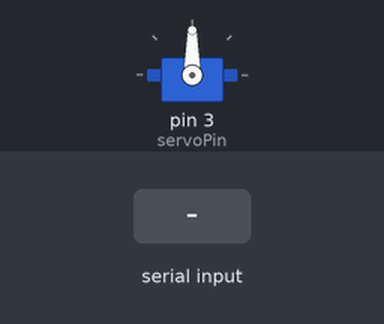
This sketch was run on a simulated Arduino Uno, built with avr-gcc and run on an emulated ATmega328P. Parts: servo. Inputs (shaded band) come from the test bench. What the sketch prints to the serial monitor is not drawn.

Above: at 1.2 s.
1.3 s: "30,150\n" received over Serial
At 1.8 s:
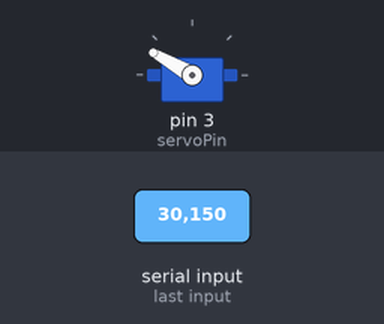
At 2.6 s:
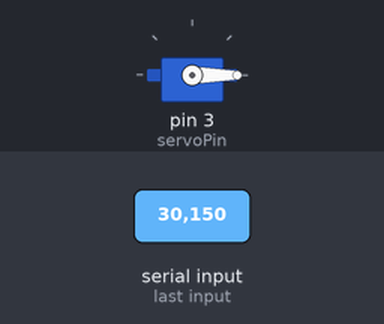
3.8 s: "90,45\n" received over Serial
At 4.6 s:
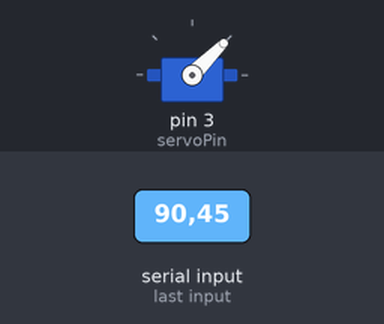
Timing chart, 0 to 6.8 s (numbered marks = the images above; inputs shaded):
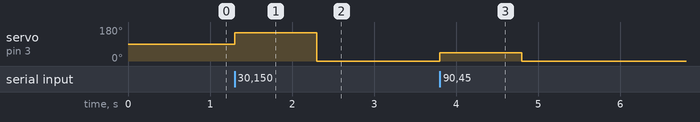

The sketch:

servorun.ino
```cpp
#include <Servo.h>

Servo myServo;
int servoPin = 3;  // Pin connected to the servo control wire
int angle;

void setup() {
  myServo.attach(servoPin);  // Attach the servo to the pin
  Serial.begin(115200);  // Start serial communication at 9600 baud
  Serial.println("hi");
}

void loop() {
  if (Serial.available() > 0) {
    angle = Serial.parseInt();  // Read the integer from the serial input
    if (angle >= 0 && angle <= 180) {
      myServo.write(angle);  // Move the servo to the specified angle
    }
  }
}
```

Measured:
- after the input at 1.3 s, servo on pin 3 (servoPin): 90° → 150° at once, → 0° 1.0 s later
- after the input at 3.8 s, servo on pin 3 (servoPin): 0° → 45° at once, → 0° 1.0 s later
